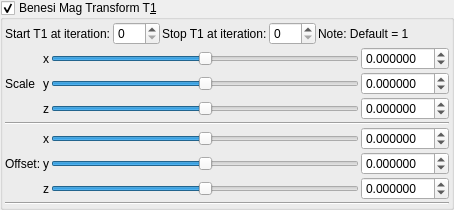
    <widget class="MyGroupBox" name="groupCheck_transf_benesi_T1_enabled_false">
     <property name="toolTip">
      <string/>
     </property>
     <property name="title">
      <string>Benesi Mag Transform T&amp;1</string>
     </property>
     <property name="checkable">
      <bool>true</bool>
     </property>
     <layout class="QVBoxLayout" name="verticalLayout_29" stretch="0,0,0">
      <property name="spacing">
       <number>2</number>
      </property>
      <property name="leftMargin">
       <number>2</number>
      </property>
      <property name="topMargin">
       <number>2</number>
      </property>
      <property name="rightMargin">
       <number>2</number>
      </property>
      <property name="bottomMargin">
       <number>2</number>
      </property>
      <item>
       <layout class="QGridLayout" name="gridLayout_62">
        <property name="spacing">
         <number>2</number>
        </property>
        <item row="1" column="5">
         <spacer name="horizontalSpacer_35">
          <property name="orientation">
           <enum>Qt::Horizontal</enum>
          </property>
          <property name="sizeHint" stdset="0">
           <size>
            <width>40</width>
            <height>20</height>
           </size>
          </property>
         </spacer>
        </item>
        <item row="1" column="2">
         <widget class="QLabel" name="label_247">
          <property name="text">
           <string>Stop T1 at iteration:</string>
          </property>
         </widget>
        </item>
        <item row="1" column="3">
         <widget class="MySpinBox" name="spinboxInt_transf_stop_iterationsT_1">
          <property name="sizePolicy">
           <sizepolicy hsizetype="Minimum" vsizetype="Maximum">
            <horstretch>0</horstretch>
            <verstretch>0</verstretch>
           </sizepolicy>
          </property>
          <property name="maximum">
           <number>250</number>
          </property>
         </widget>
        </item>
        <item row="1" column="1">
         <widget class="MySpinBox" name="spinboxInt_transf_start_iterations">
          <property name="sizePolicy">
           <sizepolicy hsizetype="Minimum" vsizetype="Maximum">
            <horstretch>0</horstretch>
            <verstretch>0</verstretch>
           </sizepolicy>
          </property>
          <property name="maximum">
           <number>250</number>
          </property>
         </widget>
        </item>
        <item row="1" column="0">
         <widget class="QLabel" name="label_246">
          <property name="text">
           <string>Start T1 at iteration:</string>
          </property>
         </widget>
        </item>
        <item row="1" column="4">
         <widget class="QLabel" name="label_140">
          <property name="text">
           <string>Note: Default = 1</string>
          </property>
         </widget>
        </item>
       </layout>
      </item>
      <item>
       <layout class="QGridLayout" name="gridLayout_63">
        <property name="spacing">
         <number>2</number>
        </property>
        <item row="6" column="1">
         <widget class="QLabel" name="label_125">
          <property name="sizePolicy">
           <sizepolicy hsizetype="Preferred" vsizetype="Preferred">
            <horstretch>0</horstretch>
            <verstretch>0</verstretch>
           </sizepolicy>
          </property>
          <property name="text">
           <string notr="true">z</string>
          </property>
          <property name="alignment">
           <set>Qt::AlignRight|Qt::AlignTrailing|Qt::AlignVCenter</set>
          </property>
         </widget>
        </item>
        <item row="5" column="3">
         <widget class="MyDoubleSpinBox" name="spinbox3_transf_offset_200_y">
          <property name="sizePolicy">
           <sizepolicy hsizetype="Minimum" vsizetype="Maximum">
            <horstretch>0</horstretch>
            <verstretch>0</verstretch>
           </sizepolicy>
          </property>
          <property name="prefix">
           <string/>
          </property>
          <property name="suffix">
           <string/>
          </property>
          <property name="decimals">
           <number>6</number>
          </property>
          <property name="minimum">
           <double>-99.989999999999995</double>
          </property>
          <property name="maximum">
           <double>99.989999999999995</double>
          </property>
          <property name="singleStep">
           <double>0.100000000000000</double>
          </property>
         </widget>
        </item>
        <item row="4" column="3">
         <widget class="MyDoubleSpinBox" name="spinbox3_transf_offset_200_x">
          <property name="sizePolicy">
           <sizepolicy hsizetype="Minimum" vsizetype="Maximum">
            <horstretch>0</horstretch>
            <verstretch>0</verstretch>
           </sizepolicy>
          </property>
          <property name="prefix">
           <string/>
          </property>
          <property name="suffix">
           <string/>
          </property>
          <property name="decimals">
           <number>6</number>
          </property>
          <property name="minimum">
           <double>-99.989999999999995</double>
          </property>
          <property name="maximum">
           <double>99.989999999999995</double>
          </property>
          <property name="singleStep">
           <double>0.100000000000000</double>
          </property>
         </widget>
        </item>
        <item row="5" column="2">
         <widget class="QSlider" name="slider3_transf_offset_200_y">
          <property name="sizePolicy">
           <sizepolicy hsizetype="Expanding" vsizetype="Maximum">
            <horstretch>0</horstretch>
            <verstretch>0</verstretch>
           </sizepolicy>
          </property>
          <property name="minimum">
           <number>-5000000</number>
          </property>
          <property name="maximum">
           <number>5000000</number>
          </property>
          <property name="singleStep">
           <number>1</number>
          </property>
          <property name="orientation">
           <enum>Qt::Horizontal</enum>
          </property>
         </widget>
        </item>
        <item row="6" column="3">
         <widget class="MyDoubleSpinBox" name="spinbox3_transf_offset_200_z">
          <property name="sizePolicy">
           <sizepolicy hsizetype="Minimum" vsizetype="Maximum">
            <horstretch>0</horstretch>
            <verstretch>0</verstretch>
           </sizepolicy>
          </property>
          <property name="prefix">
           <string/>
          </property>
          <property name="suffix">
           <string/>
          </property>
          <property name="decimals">
           <number>6</number>
          </property>
          <property name="minimum">
           <double>-99.989999999999995</double>
          </property>
          <property name="maximum">
           <double>99.989999999999995</double>
          </property>
          <property name="singleStep">
           <double>0.100000000000000</double>
          </property>
         </widget>
        </item>
        <item row="2" column="3">
         <widget class="MyDoubleSpinBox" name="spinbox3_transf_scale3D_222_z">
          <property name="sizePolicy">
           <sizepolicy hsizetype="Minimum" vsizetype="Maximum">
            <horstretch>0</horstretch>
            <verstretch>0</verstretch>
           </sizepolicy>
          </property>
          <property name="prefix">
           <string/>
          </property>
          <property name="suffix">
           <string/>
          </property>
          <property name="decimals">
           <number>6</number>
          </property>
          <property name="minimum">
           <double>-99.989999999999995</double>
          </property>
          <property name="maximum">
           <double>99.989999999999995</double>
          </property>
          <property name="singleStep">
           <double>0.100000000000000</double>
          </property>
         </widget>
        </item>
        <item row="2" column="2">
         <widget class="QSlider" name="slider3_transf_scale3D_222_z">
          <property name="sizePolicy">
           <sizepolicy hsizetype="Expanding" vsizetype="Maximum">
            <horstretch>0</horstretch>
            <verstretch>0</verstretch>
           </sizepolicy>
          </property>
          <property name="minimum">
           <number>-5000000</number>
          </property>
          <property name="maximum">
           <number>5000000</number>
          </property>
          <property name="singleStep">
           <number>1</number>
          </property>
          <property name="orientation">
           <enum>Qt::Horizontal</enum>
          </property>
         </widget>
        </item>
        <item row="4" column="2">
         <widget class="QSlider" name="slider3_transf_offset_200_x">
          <property name="sizePolicy">
           <sizepolicy hsizetype="Preferred" vsizetype="Preferred">
            <horstretch>0</horstretch>
            <verstretch>0</verstretch>
           </sizepolicy>
          </property>
          <property name="minimum">
           <number>-5000000</number>
          </property>
          <property name="maximum">
           <number>5000000</number>
          </property>
          <property name="singleStep">
           <number>1</number>
          </property>
          <property name="orientation">
           <enum>Qt::Horizontal</enum>
          </property>
         </widget>
        </item>
        <item row="6" column="2">
         <widget class="QSlider" name="slider3_transf_offset_200_z">
          <property name="sizePolicy">
           <sizepolicy hsizetype="Expanding" vsizetype="Maximum">
            <horstretch>0</horstretch>
            <verstretch>0</verstretch>
           </sizepolicy>
          </property>
          <property name="minimum">
           <number>-5000000</number>
          </property>
          <property name="maximum">
           <number>5000000</number>
          </property>
          <property name="singleStep">
           <number>1</number>
          </property>
          <property name="orientation">
           <enum>Qt::Horizontal</enum>
          </property>
         </widget>
        </item>
        <item row="5" column="0">
         <widget class="QLabel" name="label_259">
          <property name="text">
           <string>Offset:</string>
          </property>
         </widget>
        </item>
        <item row="4" column="1">
         <widget class="QLabel" name="label_118">
          <property name="sizePolicy">
           <sizepolicy hsizetype="Preferred" vsizetype="Preferred">
            <horstretch>0</horstretch>
            <verstretch>0</verstretch>
           </sizepolicy>
          </property>
          <property name="text">
           <string notr="true">x</string>
          </property>
          <property name="alignment">
           <set>Qt::AlignRight|Qt::AlignTrailing|Qt::AlignVCenter</set>
          </property>
         </widget>
        </item>
        <item row="5" column="1">
         <widget class="QLabel" name="label_119">
          <property name="sizePolicy">
           <sizepolicy hsizetype="Preferred" vsizetype="Preferred">
            <horstretch>0</horstretch>
            <verstretch>0</verstretch>
           </sizepolicy>
          </property>
          <property name="text">
           <string notr="true">y</string>
          </property>
          <property name="alignment">
           <set>Qt::AlignRight|Qt::AlignTrailing|Qt::AlignVCenter</set>
          </property>
         </widget>
        </item>
        <item row="1" column="0">
         <widget class="QLabel" name="label_258">
          <property name="text">
           <string>Scale</string>
          </property>
         </widget>
        </item>
        <item row="0" column="1">
         <widget class="QLabel" name="label_126">
          <property name="sizePolicy">
           <sizepolicy hsizetype="Preferred" vsizetype="Preferred">
            <horstretch>0</horstretch>
            <verstretch>0</verstretch>
           </sizepolicy>
          </property>
          <property name="text">
           <string notr="true">x</string>
          </property>
          <property name="alignment">
           <set>Qt::AlignRight|Qt::AlignTrailing|Qt::AlignVCenter</set>
          </property>
         </widget>
        </item>
        <item row="1" column="1">
         <widget class="QLabel" name="label_127">
          <property name="sizePolicy">
           <sizepolicy hsizetype="Preferred" vsizetype="Preferred">
            <horstretch>0</horstretch>
            <verstretch>0</verstretch>
           </sizepolicy>
          </property>
          <property name="text">
           <string notr="true">y</string>
          </property>
          <property name="alignment">
           <set>Qt::AlignRight|Qt::AlignTrailing|Qt::AlignVCenter</set>
          </property>
         </widget>
        </item>
        <item row="2" column="1">
         <widget class="QLabel" name="label_128">
          <property name="sizePolicy">
           <sizepolicy hsizetype="Preferred" vsizetype="Preferred">
            <horstretch>0</horstretch>
            <verstretch>0</verstretch>
           </sizepolicy>
          </property>
          <property name="text">
           <string notr="true">z</string>
          </property>
          <property name="alignment">
           <set>Qt::AlignRight|Qt::AlignTrailing|Qt::AlignVCenter</set>
          </property>
         </widget>
        </item>
        <item row="0" column="2">
         <widget class="QSlider" name="slider3_transf_scale3D_222_x">
          <property name="sizePolicy">
           <sizepolicy hsizetype="Preferred" vsizetype="Preferred">
            <horstretch>0</horstretch>
            <verstretch>0</verstretch>
           </sizepolicy>
          </property>
          <property name="minimum">
           <number>-5000000</number>
          </property>
          <property name="maximum">
           <number>5000000</number>
          </property>
          <property name="singleStep">
           <number>1</number>
          </property>
          <property name="orientation">
           <enum>Qt::Horizontal</enum>
          </property>
         </widget>
        </item>
        <item row="0" column="3">
         <widget class="MyDoubleSpinBox" name="spinbox3_transf_scale3D_222_x">
          <property name="sizePolicy">
           <sizepolicy hsizetype="Minimum" vsizetype="Maximum">
            <horstretch>0</horstretch>
            <verstretch>0</verstretch>
           </sizepolicy>
          </property>
          <property name="prefix">
           <string/>
          </property>
          <property name="suffix">
           <string/>
          </property>
          <property name="decimals">
           <number>6</number>
          </property>
          <property name="minimum">
           <double>-99.989999999999995</double>
          </property>
          <property name="maximum">
           <double>99.989999999999995</double>
          </property>
          <property name="singleStep">
           <double>0.100000000000000</double>
          </property>
         </widget>
        </item>
        <item row="1" column="3">
         <widget class="MyDoubleSpinBox" name="spinbox3_transf_scale3D_222_y">
          <property name="sizePolicy">
           <sizepolicy hsizetype="Minimum" vsizetype="Maximum">
            <horstretch>0</horstretch>
            <verstretch>0</verstretch>
           </sizepolicy>
          </property>
          <property name="prefix">
           <string/>
          </property>
          <property name="suffix">
           <string/>
          </property>
          <property name="decimals">
           <number>6</number>
          </property>
          <property name="minimum">
           <double>-99.989999999999995</double>
          </property>
          <property name="maximum">
           <double>99.989999999999995</double>
          </property>
          <property name="singleStep">
           <double>0.100000000000000</double>
          </property>
         </widget>
        </item>
        <item row="3" column="0" colspan="4">
         <widget class="Line" name="line_53">
          <property name="orientation">
           <enum>Qt::Horizontal</enum>
          </property>
         </widget>
        </item>
        <item row="1" column="2">
         <widget class="QSlider" name="slider3_transf_scale3D_222_y">
          <property name="sizePolicy">
           <sizepolicy hsizetype="Expanding" vsizetype="Maximum">
            <horstretch>0</horstretch>
            <verstretch>0</verstretch>
           </sizepolicy>
          </property>
          <property name="minimum">
           <number>-5000000</number>
          </property>
          <property name="maximum">
           <number>5000000</number>
          </property>
          <property name="singleStep">
           <number>1</number>
          </property>
          <property name="orientation">
           <enum>Qt::Horizontal</enum>
          </property>
         </widget>
        </item>
       </layout>
      </item>
      <item>
       <widget class="Line" name="line_55">
        <property name="orientation">
         <enum>Qt::Horizontal</enum>
        </property>
       </widget>
      </item>
     </layout>
    </widget>
